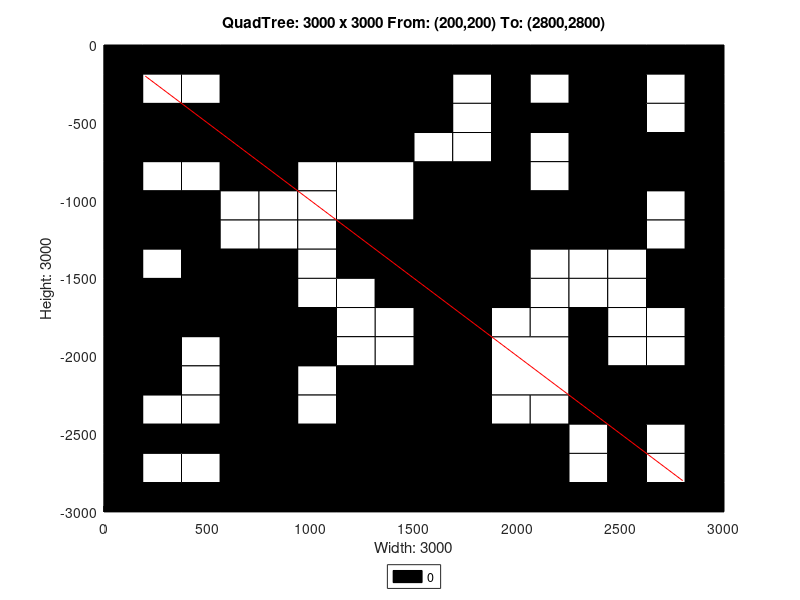

Here is the MATLAB script that generated this plot:
axis([0 3000 -3000 0]);
title('QuadTree: 3000 x 3000 From: (200,200) To: (2800,2800)');
xlabel('Width: 3000');
ylabel('Height: 3000');
rectangle('Position',[750 -750 750 750], 'FaceColor',[0 0 0]);
rectangle('Position',[0 -750 375 375], 'FaceColor',[0 0 0]);
rectangle('Position',[375 -750 375 375], 'FaceColor',[0 0 0]);
rectangle('Position',[1125 -1125 375 375], 'FaceColor',[1 1 1]);
rectangle('Position',[1125 -1500 375 375], 'FaceColor',[0 0 0]);
rectangle('Position',[2250 -375 375 375], 'FaceColor',[0 0 0]);
rectangle('Position',[2250 -750 375 375], 'FaceColor',[0 0 0]);
rectangle('Position',[1500 -1125 375 375], 'FaceColor',[0 0 0]);
rectangle('Position',[1500 -1500 375 375], 'FaceColor',[0 0 0]);
rectangle('Position',[2250 -1125 375 375], 'FaceColor',[0 0 0]);
rectangle('Position',[0 -1875 375 375], 'FaceColor',[0 0 0]);
rectangle('Position',[375 -1875 375 375], 'FaceColor',[0 0 0]);
rectangle('Position',[0 -2250 375 375], 'FaceColor',[0 0 0]);
rectangle('Position',[1125 -2625 375 375], 'FaceColor',[0 0 0]);
rectangle('Position',[750 -3000 375 375], 'FaceColor',[0 0 0]);
rectangle('Position',[1125 -3000 375 375], 'FaceColor',[0 0 0]);
rectangle('Position',[1500 -1875 375 375], 'FaceColor',[0 0 0]);
rectangle('Position',[1500 -2250 375 375], 'FaceColor',[0 0 0]);
rectangle('Position',[1875 -2250 375 375], 'FaceColor',[1 1 1]);
rectangle('Position',[1500 -2625 375 375], 'FaceColor',[0 0 0]);
rectangle('Position',[1500 -3000 375 375], 'FaceColor',[0 0 0]);
rectangle('Position',[1875 -3000 375 375], 'FaceColor',[0 0 0]);
rectangle('Position',[0 -187.5 187.5 187.5], 'FaceColor',[0 0 0]);
rectangle('Position',[187.5 -187.5 187.5 187.5], 'FaceColor',[0 0 0]);
rectangle('Position',[0 -375 187.5 187.5], 'FaceColor',[0 0 0]);
rectangle('Position',[187.5 -375 187.5 187.5], 'FaceColor',[1 1 1]);
rectangle('Position',[375 -187.5 187.5 187.5], 'FaceColor',[0 0 0]);
rectangle('Position',[562.5 -187.5 187.5 187.5], 'FaceColor',[0 0 0]);
rectangle('Position',[375 -375 187.5 187.5], 'FaceColor',[1 1 1]);
rectangle('Position',[562.5 -375 187.5 187.5], 'FaceColor',[0 0 0]);
rectangle('Position',[0 -937.5 187.5 187.5], 'FaceColor',[0 0 0]);
rectangle('Position',[187.5 -937.5 187.5 187.5], 'FaceColor',[1 1 1]);
rectangle('Position',[0 -1125 187.5 187.5], 'FaceColor',[0 0 0]);
rectangle('Position',[187.5 -1125 187.5 187.5], 'FaceColor',[0 0 0]);
rectangle('Position',[375 -937.5 187.5 187.5], 'FaceColor',[1 1 1]);
rectangle('Position',[562.5 -937.5 187.5 187.5], 'FaceColor',[0 0 0]);
rectangle('Position',[375 -1125 187.5 187.5], 'FaceColor',[0 0 0]);
rectangle('Position',[562.5 -1125 187.5 187.5], 'FaceColor',[1 1 1]);
rectangle('Position',[0 -1312.5 187.5 187.5], 'FaceColor',[0 0 0]);
rectangle('Position',[187.5 -1312.5 187.5 187.5], 'FaceColor',[0 0 0]);
rectangle('Position',[0 -1500 187.5 187.5], 'FaceColor',[0 0 0]);
rectangle('Position',[187.5 -1500 187.5 187.5], 'FaceColor',[1 1 1]);
rectangle('Position',[375 -1312.5 187.5 187.5], 'FaceColor',[0 0 0]);
rectangle('Position',[562.5 -1312.5 187.5 187.5], 'FaceColor',[1 1 1]);
rectangle('Position',[375 -1500 187.5 187.5], 'FaceColor',[0 0 0]);
rectangle('Position',[562.5 -1500 187.5 187.5], 'FaceColor',[0 0 0]);
rectangle('Position',[750 -937.5 187.5 187.5], 'FaceColor',[0 0 0]);
rectangle('Position',[937.5 -937.5 187.5 187.5], 'FaceColor',[1 1 1]);
rectangle('Position',[750 -1125 187.5 187.5], 'FaceColor',[1 1 1]);
rectangle('Position',[937.5 -1125 187.5 187.5], 'FaceColor',[1 1 1]);
rectangle('Position',[750 -1312.5 187.5 187.5], 'FaceColor',[1 1 1]);
rectangle('Position',[937.5 -1312.5 187.5 187.5], 'FaceColor',[1 1 1]);
rectangle('Position',[750 -1500 187.5 187.5], 'FaceColor',[0 0 0]);
rectangle('Position',[937.5 -1500 187.5 187.5], 'FaceColor',[1 1 1]);
rectangle('Position',[1500 -187.5 187.5 187.5], 'FaceColor',[0 0 0]);
rectangle('Position',[1687.5 -187.5 187.5 187.5], 'FaceColor',[0 0 0]);
rectangle('Position',[1500 -375 187.5 187.5], 'FaceColor',[0 0 0]);
rectangle('Position',[1687.5 -375 187.5 187.5], 'FaceColor',[1 1 1]);
rectangle('Position',[1875 -187.5 187.5 187.5], 'FaceColor',[0 0 0]);
rectangle('Position',[2062.5 -187.5 187.5 187.5], 'FaceColor',[0 0 0]);
rectangle('Position',[1875 -375 187.5 187.5], 'FaceColor',[0 0 0]);
rectangle('Position',[2062.5 -375 187.5 187.5], 'FaceColor',[1 1 1]);
rectangle('Position',[1500 -562.5 187.5 187.5], 'FaceColor',[0 0 0]);
rectangle('Position',[1687.5 -562.5 187.5 187.5], 'FaceColor',[1 1 1]);
rectangle('Position',[1500 -750 187.5 187.5], 'FaceColor',[1 1 1]);
rectangle('Position',[1687.5 -750 187.5 187.5], 'FaceColor',[1 1 1]);
rectangle('Position',[1875 -562.5 187.5 187.5], 'FaceColor',[0 0 0]);
rectangle('Position',[2062.5 -562.5 187.5 187.5], 'FaceColor',[0 0 0]);
rectangle('Position',[1875 -750 187.5 187.5], 'FaceColor',[0 0 0]);
rectangle('Position',[2062.5 -750 187.5 187.5], 'FaceColor',[1 1 1]);
rectangle('Position',[2625 -187.5 187.5 187.5], 'FaceColor',[0 0 0]);
rectangle('Position',[2812.5 -187.5 187.5 187.5], 'FaceColor',[0 0 0]);
rectangle('Position',[2625 -375 187.5 187.5], 'FaceColor',[1 1 1]);
rectangle('Position',[2812.5 -375 187.5 187.5], 'FaceColor',[0 0 0]);
rectangle('Position',[2625 -562.5 187.5 187.5], 'FaceColor',[1 1 1]);
rectangle('Position',[2812.5 -562.5 187.5 187.5], 'FaceColor',[0 0 0]);
rectangle('Position',[2625 -750 187.5 187.5], 'FaceColor',[0 0 0]);
rectangle('Position',[2812.5 -750 187.5 187.5], 'FaceColor',[0 0 0]);
rectangle('Position',[1875 -937.5 187.5 187.5], 'FaceColor',[0 0 0]);
rectangle('Position',[2062.5 -937.5 187.5 187.5], 'FaceColor',[1 1 1]);
rectangle('Position',[1875 -1125 187.5 187.5], 'FaceColor',[0 0 0]);
rectangle('Position',[2062.5 -1125 187.5 187.5], 'FaceColor',[0 0 0]);
rectangle('Position',[1875 -1312.5 187.5 187.5], 'FaceColor',[0 0 0]);
rectangle('Position',[2062.5 -1312.5 187.5 187.5], 'FaceColor',[0 0 0]);
rectangle('Position',[1875 -1500 187.5 187.5], 'FaceColor',[0 0 0]);
rectangle('Position',[2062.5 -1500 187.5 187.5], 'FaceColor',[1 1 1]);
rectangle('Position',[2625 -937.5 187.5 187.5], 'FaceColor',[0 0 0]);
rectangle('Position',[2812.5 -937.5 187.5 187.5], 'FaceColor',[0 0 0]);
rectangle('Position',[2625 -1125 187.5 187.5], 'FaceColor',[1 1 1]);
rectangle('Position',[2812.5 -1125 187.5 187.5], 'FaceColor',[0 0 0]);
rectangle('Position',[2250 -1312.5 187.5 187.5], 'FaceColor',[0 0 0]);
rectangle('Position',[2437.5 -1312.5 187.5 187.5], 'FaceColor',[0 0 0]);
rectangle('Position',[2250 -1500 187.5 187.5], 'FaceColor',[1 1 1]);
rectangle('Position',[2437.5 -1500 187.5 187.5], 'FaceColor',[1 1 1]);
rectangle('Position',[2625 -1312.5 187.5 187.5], 'FaceColor',[1 1 1]);
rectangle('Position',[2812.5 -1312.5 187.5 187.5], 'FaceColor',[0 0 0]);
rectangle('Position',[2625 -1500 187.5 187.5], 'FaceColor',[0 0 0]);
rectangle('Position',[2812.5 -1500 187.5 187.5], 'FaceColor',[0 0 0]);
rectangle('Position',[375 -2062.5 187.5 187.5], 'FaceColor',[1 1 1]);
rectangle('Position',[562.5 -2062.5 187.5 187.5], 'FaceColor',[0 0 0]);
rectangle('Position',[375 -2250 187.5 187.5], 'FaceColor',[1 1 1]);
rectangle('Position',[562.5 -2250 187.5 187.5], 'FaceColor',[0 0 0]);
rectangle('Position',[750 -1687.5 187.5 187.5], 'FaceColor',[0 0 0]);
rectangle('Position',[937.5 -1687.5 187.5 187.5], 'FaceColor',[1 1 1]);
rectangle('Position',[750 -1875 187.5 187.5], 'FaceColor',[0 0 0]);
rectangle('Position',[937.5 -1875 187.5 187.5], 'FaceColor',[0 0 0]);
rectangle('Position',[1125 -1687.5 187.5 187.5], 'FaceColor',[1 1 1]);
rectangle('Position',[1312.5 -1687.5 187.5 187.5], 'FaceColor',[0 0 0]);
rectangle('Position',[1125 -1875 187.5 187.5], 'FaceColor',[1 1 1]);
rectangle('Position',[1312.5 -1875 187.5 187.5], 'FaceColor',[1 1 1]);
rectangle('Position',[750 -2062.5 187.5 187.5], 'FaceColor',[0 0 0]);
rectangle('Position',[937.5 -2062.5 187.5 187.5], 'FaceColor',[0 0 0]);
rectangle('Position',[750 -2250 187.5 187.5], 'FaceColor',[0 0 0]);
rectangle('Position',[937.5 -2250 187.5 187.5], 'FaceColor',[1 1 1]);
rectangle('Position',[1125 -2062.5 187.5 187.5], 'FaceColor',[1 1 1]);
rectangle('Position',[1312.5 -2062.5 187.5 187.5], 'FaceColor',[1 1 1]);
rectangle('Position',[1125 -2250 187.5 187.5], 'FaceColor',[0 0 0]);
rectangle('Position',[1312.5 -2250 187.5 187.5], 'FaceColor',[0 0 0]);
rectangle('Position',[0 -2437.5 187.5 187.5], 'FaceColor',[0 0 0]);
rectangle('Position',[187.5 -2437.5 187.5 187.5], 'FaceColor',[1 1 1]);
rectangle('Position',[0 -2625 187.5 187.5], 'FaceColor',[0 0 0]);
rectangle('Position',[187.5 -2625 187.5 187.5], 'FaceColor',[0 0 0]);
rectangle('Position',[375 -2437.5 187.5 187.5], 'FaceColor',[1 1 1]);
rectangle('Position',[562.5 -2437.5 187.5 187.5], 'FaceColor',[0 0 0]);
rectangle('Position',[375 -2625 187.5 187.5], 'FaceColor',[0 0 0]);
rectangle('Position',[562.5 -2625 187.5 187.5], 'FaceColor',[0 0 0]);
rectangle('Position',[0 -2812.5 187.5 187.5], 'FaceColor',[0 0 0]);
rectangle('Position',[187.5 -2812.5 187.5 187.5], 'FaceColor',[1 1 1]);
rectangle('Position',[0 -3000 187.5 187.5], 'FaceColor',[0 0 0]);
rectangle('Position',[187.5 -3000 187.5 187.5], 'FaceColor',[0 0 0]);
rectangle('Position',[375 -2812.5 187.5 187.5], 'FaceColor',[1 1 1]);
rectangle('Position',[562.5 -2812.5 187.5 187.5], 'FaceColor',[0 0 0]);
rectangle('Position',[375 -3000 187.5 187.5], 'FaceColor',[0 0 0]);
rectangle('Position',[562.5 -3000 187.5 187.5], 'FaceColor',[0 0 0]);
rectangle('Position',[750 -2437.5 187.5 187.5], 'FaceColor',[0 0 0]);
rectangle('Position',[937.5 -2437.5 187.5 187.5], 'FaceColor',[1 1 1]);
rectangle('Position',[750 -2625 187.5 187.5], 'FaceColor',[0 0 0]);
rectangle('Position',[937.5 -2625 187.5 187.5], 'FaceColor',[0 0 0]);
rectangle('Position',[1875 -1687.5 187.5 187.5], 'FaceColor',[0 0 0]);
rectangle('Position',[2062.5 -1687.5 187.5 187.5], 'FaceColor',[1 1 1]);
rectangle('Position',[1875 -1875 187.5 187.5], 'FaceColor',[1 1 1]);
rectangle('Position',[2062.5 -1875 187.5 187.5], 'FaceColor',[1 1 1]);
rectangle('Position',[2250 -1687.5 187.5 187.5], 'FaceColor',[1 1 1]);
rectangle('Position',[2437.5 -1687.5 187.5 187.5], 'FaceColor',[1 1 1]);
rectangle('Position',[2250 -1875 187.5 187.5], 'FaceColor',[0 0 0]);
rectangle('Position',[2437.5 -1875 187.5 187.5], 'FaceColor',[1 1 1]);
rectangle('Position',[2625 -1687.5 187.5 187.5], 'FaceColor',[0 0 0]);
rectangle('Position',[2812.5 -1687.5 187.5 187.5], 'FaceColor',[0 0 0]);
rectangle('Position',[2625 -1875 187.5 187.5], 'FaceColor',[1 1 1]);
rectangle('Position',[2812.5 -1875 187.5 187.5], 'FaceColor',[0 0 0]);
rectangle('Position',[2250 -2062.5 187.5 187.5], 'FaceColor',[0 0 0]);
rectangle('Position',[2437.5 -2062.5 187.5 187.5], 'FaceColor',[1 1 1]);
rectangle('Position',[2250 -2250 187.5 187.5], 'FaceColor',[0 0 0]);
rectangle('Position',[2437.5 -2250 187.5 187.5], 'FaceColor',[0 0 0]);
rectangle('Position',[2625 -2062.5 187.5 187.5], 'FaceColor',[1 1 1]);
rectangle('Position',[2812.5 -2062.5 187.5 187.5], 'FaceColor',[0 0 0]);
rectangle('Position',[2625 -2250 187.5 187.5], 'FaceColor',[0 0 0]);
rectangle('Position',[2812.5 -2250 187.5 187.5], 'FaceColor',[0 0 0]);
rectangle('Position',[1875 -2437.5 187.5 187.5], 'FaceColor',[1 1 1]);
rectangle('Position',[2062.5 -2437.5 187.5 187.5], 'FaceColor',[1 1 1]);
rectangle('Position',[1875 -2625 187.5 187.5], 'FaceColor',[0 0 0]);
rectangle('Position',[2062.5 -2625 187.5 187.5], 'FaceColor',[0 0 0]);
rectangle('Position',[2250 -2437.5 187.5 187.5], 'FaceColor',[0 0 0]);
rectangle('Position',[2437.5 -2437.5 187.5 187.5], 'FaceColor',[0 0 0]);
rectangle('Position',[2250 -2625 187.5 187.5], 'FaceColor',[1 1 1]);
rectangle('Position',[2437.5 -2625 187.5 187.5], 'FaceColor',[0 0 0]);
rectangle('Position',[2625 -2437.5 187.5 187.5], 'FaceColor',[0 0 0]);
rectangle('Position',[2812.5 -2437.5 187.5 187.5], 'FaceColor',[0 0 0]);
rectangle('Position',[2625 -2625 187.5 187.5], 'FaceColor',[1 1 1]);
rectangle('Position',[2812.5 -2625 187.5 187.5], 'FaceColor',[0 0 0]);
rectangle('Position',[2250 -2812.5 187.5 187.5], 'FaceColor',[1 1 1]);
rectangle('Position',[2437.5 -2812.5 187.5 187.5], 'FaceColor',[0 0 0]);
rectangle('Position',[2250 -3000 187.5 187.5], 'FaceColor',[0 0 0]);
rectangle('Position',[2437.5 -3000 187.5 187.5], 'FaceColor',[0 0 0]);
rectangle('Position',[2625 -2812.5 187.5 187.5], 'FaceColor',[1 1 1]);
rectangle('Position',[2812.5 -2812.5 187.5 187.5], 'FaceColor',[0 0 0]);
rectangle('Position',[2625 -3000 187.5 187.5], 'FaceColor',[0 0 0]);
rectangle('Position',[2812.5 -3000 187.5 187.5], 'FaceColor',[0 0 0]);
X=[2800,200];
Y=[-2800,-200];
hold on;
plot(X,Y,'r');
legend('0','Location','southoutside');
